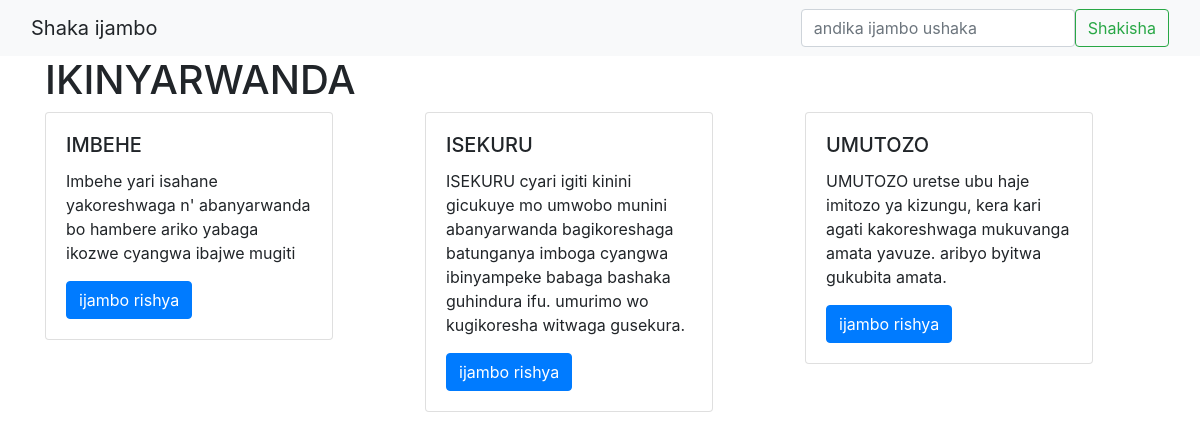
The app's page /heritage/, older data.
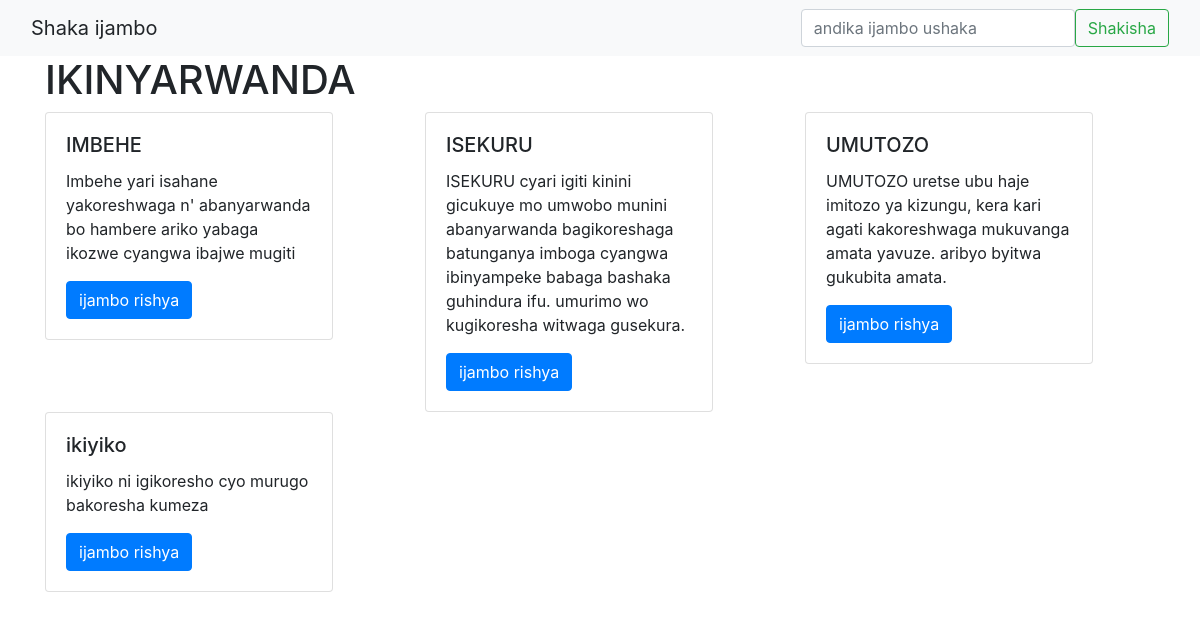
The same page, newer data.
### heritage/models.py (models this page shows)
class Words(models.Model):
    name = models.CharField(max_length=255)
    description = models.TextField(max_length=2000)
    image = models.CharField(max_length=2083)

### heritage/views.py (the view)
# urls.py: path('', views.index),
def index(request):
    words = Words.objects.all()
    return render(request, 'index.html', {'words': words})

### heritage/templates/index.html (shortened to what this page needs)
<!doctype html>
<html lang="en">
<head>
</head>
<body>
<nav class="navbar bg-light">
  <div class="container-fluid">
    <a class="navbar-brand">Shaka ijambo</a>
    <form class="d-flex" role="search">
      <input class="form-control me-2" type="search" placeholder="andika ijambo ushaka" aria-label="Search">
      <button class="btn btn-outline-success" type="submit">Shakisha</button>
    </form>
  </div>
</nav>
{% extends 'base.html' %}
{% block content %}
<h1>IKINYARWANDA</h1>
<div class="row">
    {% for words in words%}
      <div class="col">
        <div class="card" style="width: 18rem;">
            <div class="card-body">
                <h5 class="card-title">{{ words.name  }}</h5>
                <p class="card-text">{{ words.description  }}</p>
                <a href=" http://127.0.0.1:8000/admin/heritage/words/add/ " class="btn btn-primary">ijambo rishya</a>
            </div>
        </div>
    </div>
    {% endfor %}
</div>
{% endblock %}

### heritage/templates/base.html (shortened to what this page needs)
<!doctype html>
<html lang="en">
  <head>
    <link rel="stylesheet" href="https://cdn.jsdelivr.net/npm/bootstrap@4.0.0/dist/css/bootstrap.min.css">
  </head>
  <body>
  <div class="container">
    {%  block content %}
    {%  endblock %}
  </div>
  </body>
</html>

Row changes from the older to the newer data that the page shows:
added Words: name "ikiyiko", description "ikiyiko ni igikoresho cyo murugo bakoresha kumeza"
